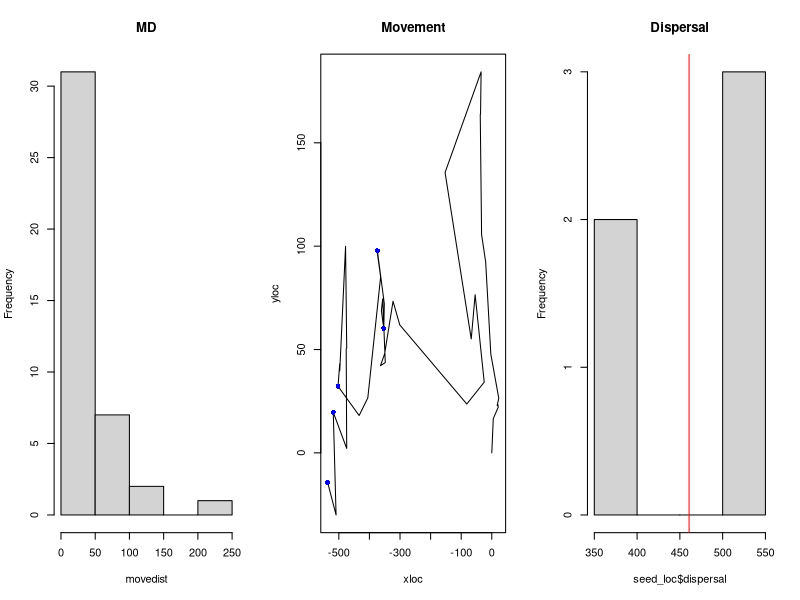

Here is the R script that generated this plot: (Note: this script raises an error after producing the figure.)


# how many seeds each bird gets on a simulation run, which is equivalent to how many fruits in a foraging session in the same tree

# nseeds <- round(runif(1, 3, 6))
nseeds <- 5

# Sample a random Gut Retention Time for each one of the seeds
grt_tt <- round(rgamma(nseeds, shape = 4, scale = 5) + 8)

# Maximum gut retention time determines the simulation time
tt <- max(grt_tt)

movrate <- 28

# Sample movement distances from an exponential distribution. These are the lengths that the animal moves at each time step in minutes.
movedist <- rexp(tt, 1/movrate)

# Movement algorithm for this random walk. Sample a random angle of movement from a uniform distribution. Determine the movement in x and y, the animal's trajectory is the cumulative sum of those. We are not imposing any limits to the area of movement.
angle <- runif(tt, min = 0, max = 360)
distx <- movedist*cos(angle)
xloc <- c(0, cumsum(distx))
disty <- movedist*sin(angle)
yloc <- c(0, cumsum(disty))
animalTraj <- data.frame(time = 0:tt, xloc = xloc, yloc = yloc)

# Determine where the seeds are dropped based on the animal's location.
seed_loc <- data.frame(seed_id = 1:nseeds, time = grt_tt)
seed_loc <- merge(animalTraj, seed_loc, by = "time")
seed_loc$dispersal <- sqrt(seed_loc$xloc^2 + seed_loc$yloc^2)

outsim <- list(lengths = movedist,
               movement = animalTraj,
              seed = seed_loc)

# Calculate the mean location of seeds
x_m <- mean(outsim$seed$xloc)
y_m <- mean(outsim$seed$yloc)
mean_dispersal <- mean(outsim$seed$dispersal)
se_dispersal <- sd(outsim$seed$dispersal)/sqrt(length(outsim$seed$dispersal))

# Calculate seed dispersion
xi <- (x_m - outsim$seed$xloc)^2
yi <- (y_m - outsim$seed$yloc)^2
seed_dispersion <- sum(sqrt(xi + yi))/length(outsim$seed$time)


par(mfrow = c(1,3))
hist(movedist, main = "MD")
plot(x = xloc, y = yloc, type = "l", main = "Movement")
points(x = seed_loc$xloc, y = seed_loc$yloc, col = "blue", pch = 16)
hist(seed_loc$dispersal, main = "Dispersal")
abline(v = mean_dispersal, col = "red")


###### Make function to run multiple simulations of this


sim_run <- function(movrate){

  nseeds <- 5
  grt_tt <- round(rgamma(nseeds, shape = 4, scale = 5) + 8)
  tt <- max(grt_tt)

  movedist <- rexp(tt, 1/movrate)

  angle <- runif(tt, min = 0, max = 360)
  distx <- movedist*cos(angle)
  xloc <- c(0, cumsum(distx))
  disty <- movedist*sin(angle)
  yloc <- c(0, cumsum(disty))
  animalTraj <- data.frame(time = 0:tt, xloc = xloc, yloc = yloc)

  seed_loc <- data.frame(seed_id = 1:nseeds, time = grt_tt)
  seed_loc <- merge(animalTraj, seed_loc, by = "time")
  seed_loc$dispersal <- sqrt(seed_loc$xloc^2 + seed_loc$yloc^2)

  x_m <- mean(seed_loc$xloc)
  y_m <- mean(seed_loc$yloc)
  mean_xy_dispersal <- sqrt((x_m^2) + (y_m^2))
  mean_dispersal <- mean(seed_loc$dispersal)
  se_dispersal <- sd(seed_loc$dispersal)/sqrt(length(seed_loc$dispersal))

  # Calculate seed dispersion
  xi <- (x_m - seed_loc$xloc)^2
  yi <- (y_m - seed_loc$yloc)^2
  seed_dispersion <- sum(sqrt(xi + yi))/length(seed_loc$time)

  outsim <- list(lengths = movedist,
                 movement = animalTraj,
                 seed = seed_loc,
                 mean_xy_dispersal = mean_xy_dispersal,
                 mean_dispersal = mean_dispersal,
                 se_dispersal = se_dispersal,
                 seed_dispersion = seed_dispersion)

  return(outsim)
}


onerun <- sim_run(28)

############# Simulations for the population

library(dplyr)
library(purrr)
library(ggplot2)
library(purrr)
library(cowplot)

set.seed(227)

data(ptpl)

null_moverate <- data.frame(Bird_ID = unique(ptpl$Bird_ID), movrate = mean(ptpl$mpm))

indiv_moverate <- ptpl %>%
  group_by(Bird_ID) %>%
  summarise(movrate = mean(mpm))

fam_moverate <- ptpl %>%
  group_by(fam_g) %>%
  summarise(movrate = mean(mpm))

ids <- ptpl %>% distinct(., Bird_ID, fam_g)

#### Null model
# Assume all individuals share the same movement rate, which is the average movement rate for all data points

# Run 10,000 simulation runs per individual or family group

nruns <- 10000

null_dispersal <- NULL
null_dispersion <- NULL
for(j in 1:length(null_moverate$Bird_ID)){
  moverate <- null_moverate$movrate[j]

  manysims <- vector("list", nruns)
  for(i in 1:length(manysims)){
    manysims[[i]] <- sim_run(moverate)
    manysims[[i]]$sim_run <- paste("sim_", i)
  }

  dispersal <- map_df(manysims, "seed")$dispersal
  id <- null_moverate$Bird_ID[j]
  mean_xy_dispersal <- map_dbl(manysims, "mean_xy_dispersal")
  mean_dispersal <- map_dbl(manysims, "mean_dispersal")
  se_dispersal <- map_dbl(manysims, "se_dispersal")
  seed_dispersion <- map_dbl(manysims, "seed_dispersion")

  out <- data.frame(dispersal = dispersal, id = id)
  null_dispersal <- rbind.data.frame(null_dispersal, out)

  out2 <- data.frame(id = id,
                     mean_xy_dispersal = mean_xy_dispersal,
                     mean_dispersal = mean_dispersal,
                     se_dispersal = se_dispersal,
                     seed_dispersion = seed_dispersion)
  null_dispersion <- rbind.data.frame(null_dispersion, out2)

}

# Plots
plot_grid(
  null_dispersal %>%
    ggplot(., aes(x = dispersal)) +
    geom_histogram(),
  plot_grid(null_dispersion %>%
            ggplot(., aes(y = mean_dispersal)) +
            geom_boxplot(),
          null_dispersion %>%
            ggplot(., aes(y = seed_dispersion)) +
            geom_boxplot()), nrow = 2)


### Individual simulation

indiv_dispersal <- NULL
indiv_dispersion <- NULL
for(j in 1:length(indiv_moverate$Bird_ID)){
  moverate <- indiv_moverate$movrate[j]

  manysims <- vector("list", nruns)
  for(i in 1:length(manysims)){
    manysims[[i]] <- sim_run(moverate)
    manysims[[i]]$sim_run <- paste("sim_", i)
  }

  dispersal <- map_df(manysims, "seed")$dispersal
  id <- indiv_moverate$Bird_ID[j]
  mean_xy_dispersal <- map_dbl(manysims, "mean_xy_dispersal")
  mean_dispersal <- map_dbl(manysims, "mean_dispersal")
  se_dispersal <- map_dbl(manysims, "se_dispersal")
  seed_dispersion <- map_dbl(manysims, "seed_dispersion")

  out <- data.frame(dispersal = dispersal, id = id)
  indiv_dispersal <- rbind.data.frame(indiv_dispersal, out)

  out2 <- data.frame(id = id,
                     mean_xy_dispersal = mean_xy_dispersal,
                     mean_dispersal = mean_dispersal,
                     se_dispersal = se_dispersal,
                     seed_dispersion = seed_dispersion)
  indiv_dispersion <- rbind.data.frame(indiv_dispersion, out2)

}

# plots
plot_grid(indiv_dispersal %>%
            ggplot(., aes(x = dispersal)) +
            geom_histogram(),
          plot_grid(indiv_dispersion %>%
                      ggplot(., aes(y = mean_dispersal)) +
                      geom_boxplot(),
                    indiv_dispersion %>%
                      ggplot(., aes(y = seed_dispersion)) +
                      geom_boxplot()), nrow = 2)



### Social or Family group simulation

fam_dispersal <- NULL
fam_dispersion <- NULL
for(j in 1:length(fam_moverate$fam_g)){
  moverate <- fam_moverate$movrate[j]

  manysims <- vector("list", nruns)
  for(i in 1:length(manysims)){
    manysims[[i]] <- sim_run(moverate)
    manysims[[i]]$sim_run <- paste("sim_", i)
  }

  dispersal <- map_df(manysims, "seed")$dispersal
  id <- fam_moverate$fam_g[j]
  mean_xy_dispersal <- map_dbl(manysims, "mean_xy_dispersal")
  mean_dispersal <- map_dbl(manysims, "mean_dispersal")
  se_dispersal <- map_dbl(manysims, "se_dispersal")
  seed_dispersion <- map_dbl(manysims, "seed_dispersion")

  out <- data.frame(dispersal = dispersal, id = id)
  fam_dispersal <- rbind.data.frame(fam_dispersal, out)

  out2 <- data.frame(id = id,
                     mean_xy_dispersal = mean_xy_dispersal,
                     mean_dispersal = mean_dispersal,
                     se_dispersal = se_dispersal,
                     seed_dispersion = seed_dispersion)
  fam_dispersion <- rbind.data.frame(fam_dispersion, out2)

}

# Plots
plot_grid(
  fam_dispersal %>%
    ggplot(., aes(x = dispersal)) +
    geom_histogram(),
  plot_grid(fam_dispersion %>%
            ggplot(., aes(y = mean_dispersal)) +
            geom_boxplot(),
          fam_dispersion %>%
            ggplot(., aes(y = seed_dispersion)) +
            geom_boxplot()), nrow = 2)

save.image(file = "paper/simple_exp_runs.RData")
